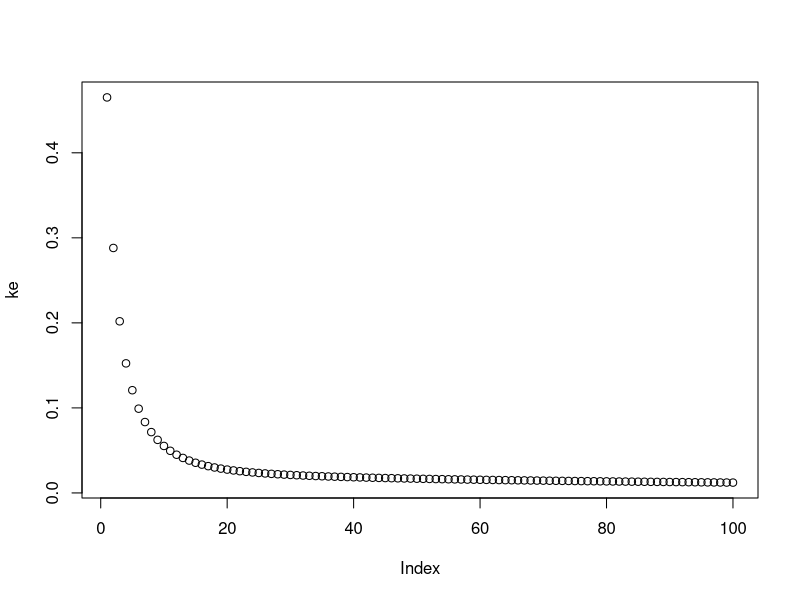

Generate this figure with R:
########################METODO CONGRUENCIAL###########################
m.cong <- function(x0,a,c,m,M){
  aux<-numeric(m)
  aux[1]<-x0
  for(i in 2:m){
    aux[i]<-(aux[i-1]*a+c)%%M
  }
  (aux/M)
} # m = 100
xi <- m.cong(x0 = 111, a= 13, c=7, m =100 ,M= 2^32);xi
##########################(sum(xi^4))/n###############################
######################################################################
#########################K-esimo momentos#############################
######################################################################
xi <- runif(100)
x.s <- function(n,k){
  x <- 0
  for (i in 1:k) {
   x[i+1]<- mean(n^i)
  }
  x[-1]
}
ke<-x.s(n = xi, k = 100);ke
plot(ke)
#####################################################################


